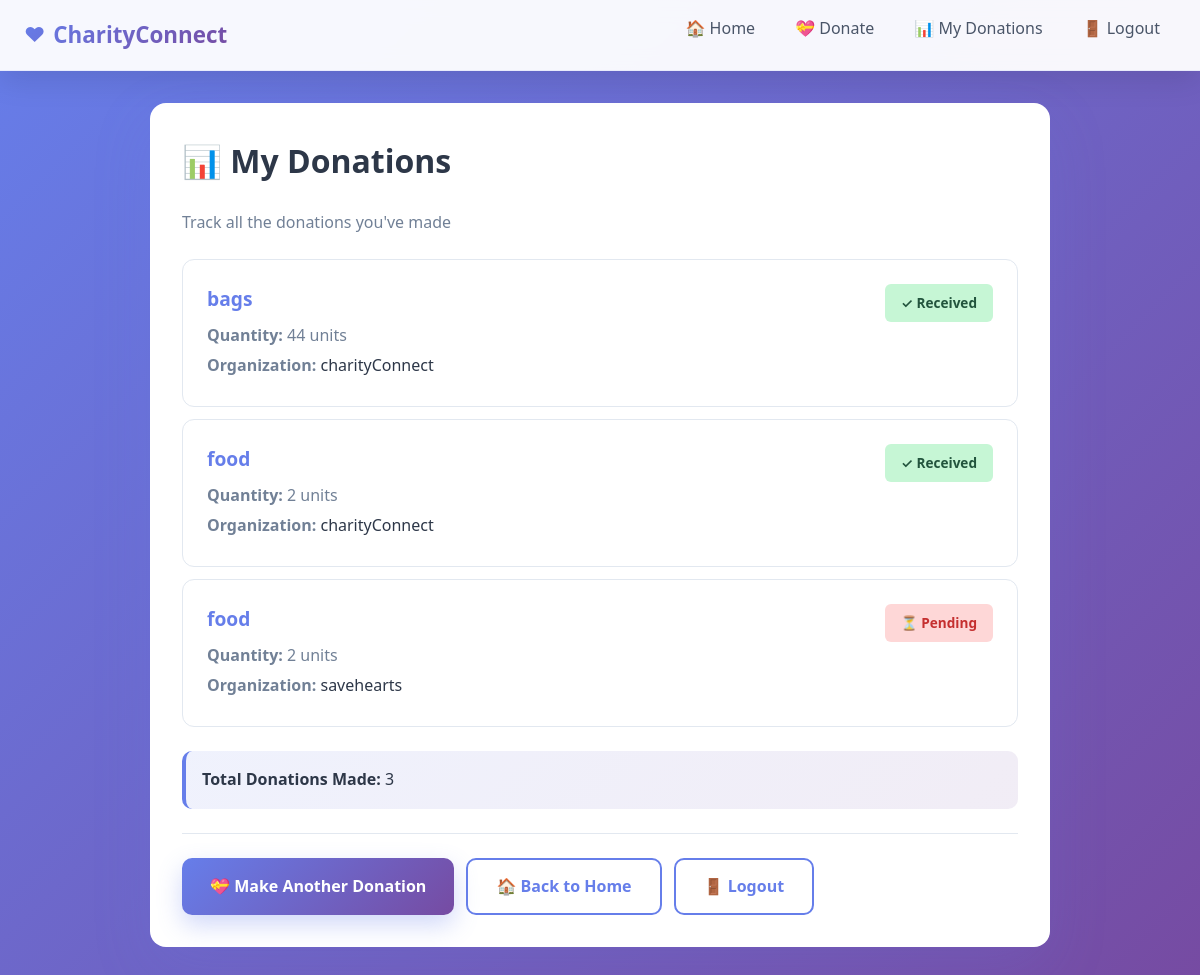
/donor_view (signed in), run on the app's committed database.
### models.py (models this page shows, shortened)
class Donation(db.Model):
    id = db.Column(db.Integer, primary_key=True)
    product_type = db.Column(db.String(100), nullable=False)
    quantity = db.Column(db.Integer, nullable=False)
    donor_id = db.Column(db.Integer, db.ForeignKey('user.id'), nullable=False)
    ngo_id = db.Column(db.Integer, db.ForeignKey('user.id'), nullable=False)
    status = db.Column(db.String(50), default='Pending')  # 'Pending' or 'Received'
    donor = db.relationship('User', foreign_keys=[donor_id])
    ngo = db.relationship('User', foreign_keys=[ngo_id])

class User(db.Model, UserMixin):
    id = db.Column(db.Integer, primary_key=True)
    username = db.Column(db.String(150), unique=True, nullable=False)
    email = db.Column(db.String(150), unique=True, nullable=False)
    password_hash = db.Column(db.String(128), nullable=False)
    role = db.Column(db.String(50), nullable=False)  # 'donor' or 'ngo'

### app.py (the view)
@app.route('/donor_view')
@login_required
def donor_view():
    if current_user.role != 'donor':
        return jsonify({'error': 'Only donors can view their donations'}), 403
    donations = Donation.query.filter_by(donor_id=current_user.id).all()
    return render_template('donor_view.html', donations=donations)

### app.py (called while the page is built)
@login_manager.user_loader
def load_user(user_id):
    return User.query.get(int(user_id))

### templates/donor_view.html (shortened to what this page needs)
<!DOCTYPE html>
<html lang="en">
<head>
    <link rel="stylesheet" href="{{ url_for('static', filename='style.css') }}">
</head>
<body>
    <nav class="navbar">
        <div class="nav-inner">
            <a class="brand" href="{{ url_for('index') }}">CharityConnect</a>
            <ul class="nav-links">
                <li><a href="{{ url_for('index') }}">🏠 Home</a></li>
                <li><a href="{{ url_for('donate') }}">💝 Donate</a></li>
                <li><a href="{{ url_for('donor_view') }}">📊 My Donations</a></li>
                <li><a href="{{ url_for('logout') }}">🚪 Logout</a></li>
            </ul>
        </div>
    </nav>
    <div class="container">
        <h1>📊 My Donations</h1>
        <p style="color: #718096; margin-bottom: 24px;">Track all the donations you've made</p>
        {% if donations and donations|length > 0 %}
        <div style="display: grid; gap: 12px; margin-bottom: 24px;">
            {% for donation in donations %}
            <div class="card" style="margin-bottom: 0;">
                <div style="display: flex; justify-content: space-between; align-items: start;">
                    <div style="flex: 1;">
                        <h3 style="margin-bottom: 8px; color: #667eea;">{{ donation.product_type }}</h3>
                        <p style="margin: 4px 0; color: #718096;">
                            <strong>Quantity:</strong> {{ donation.quantity }} units
                        </p>
                        <p style="margin: 4px 0; color: #718096;">
                            <strong>Organization:</strong> <span style="color: #2d3748;">{{ donation.ngo.username }}</span>
                        </p>
                    </div>
                    <span style="display: inline-block; padding: 8px 16px; border-radius: 6px; font-size: 0.85rem; font-weight: 600; white-space: nowrap;
                        {% if donation.status == 'Pending' %}
                        background: #fed7d7; color: #c53030;
                        {% else %}
                        background: #c6f6d5; color: #22543d;
                        {% endif %}
                    ">
                        {% if donation.status == 'Pending' %}⏳{% else %}✓{% endif %} {{ donation.status }}
                    </span>
                </div>
            </div>
            {% endfor %}
        </div>
        <div style="background: linear-gradient(135deg, rgba(102, 126, 234, 0.1) 0%, rgba(118, 75, 162, 0.1) 100%); padding: 16px; border-radius: 10px; border-left: 4px solid #667eea; margin-bottom: 24px;">
            <p style="margin: 0; color: #2d3748;">
                <strong>Total Donations Made:</strong> {{ donations|length }}
            </p>
        </div>
        {% else %}
        <div class="note">
            📭 You haven't made any donations yet.
            <a href="/donate">💝 Make your first donation</a> and change someone's life!
        </div>
        {% endif %}
        <hr style="margin: 24px 0; border: none; border-top: 1px solid #e2e8f0;">
        <div style="display: flex; gap: 12px; flex-wrap: wrap;">
            <a href="/donate" class="btn">💝 Make Another Donation</a>
            <a href="{{ url_for('index') }}" class="btn btn-outline">🏠 Back to Home</a>
            <a href="/logout" class="btn btn-outline">🚪 Logout</a>
        </div>
    </div>
</body>
</html>

### static/style.css (style rules this page uses)
* { margin: 0; padding: 0; box-sizing: border-box; }
body { font-family: 'Segoe UI', Roboto, 'Helvetica Neue', -apple-system, sans-serif; background: linear-gradient(135deg, #667eea 0%, #764ba2 100%); min-height: 100vh; color: #2d3748; line-height: 1.6; }
.navbar { background: rgba(255, 255, 255, 0.95); backdrop-filter: blur(10px); border-bottom: 1px solid rgba(102, 126, 234, 0.1); position: sticky; top: 0; z-index: 50; box-shadow: 0 10px 30px rgba(0, 0, 0, 0.1); }
.nav-inner { max-width: 1200px; margin: 0 auto; display: flex; align-items: center; justify-content: space-between; padding: 16px 24px; }
.brand { font-weight: 800; background: linear-gradient(135deg, #667eea 0%, #764ba2 100%); -webkit-background-clip: text; -webkit-text-fill-color: transparent; background-clip: text; font-size: 1.4rem; text-decoration: none; display: flex; align-items: center; gap: 8px; }
.brand::before { content: '❤'; font-size: 1.3rem; }
.nav-links { list-style: none; display: flex; gap: 8px; align-items: center; }
.nav-links a { color: #4a5568; text-decoration: none; padding: 10px 16px; border-radius: 8px; font-weight: 500; transition: all 0.3s ease; position: relative; }
.nav-links a::after { content: ''; position: absolute; bottom: 0; left: 50%; width: 0; height: 2px; background: linear-gradient(135deg, #667eea 0%, #764ba2 100%); transition: all 0.3s ease; transform: translateX(-50%); }
.container { background: white; padding: 32px; border-radius: 16px; box-shadow: 0 20px 60px rgba(102, 126, 234, 0.15); max-width: 900px; margin: 32px auto; animation: fadeIn 0.6s ease; }
.card { background: white; border-radius: 12px; padding: 24px; border: 1px solid #e2e8f0; transition: all 0.3s ease; margin-bottom: 16px; }
ul, ol { padding-left: 24px; }
ul li, ol li { margin-bottom: 12px; color: #4a5568; }
a { color: #667eea; text-decoration: none; transition: all 0.3s ease; font-weight: 500; }
h1, h2, h3 { color: #2d3748; margin-bottom: 16px; font-weight: 700; }
h1 { font-size: 2rem; margin-bottom: 24px; }
h3 { font-size: 1.2rem; }
p { color: #4a5568; margin-bottom: 12px; }
.btn { padding: 14px 28px; background: linear-gradient(135deg, #667eea 0%, #764ba2 100%); color: white; border-radius: 10px; text-decoration: none; border: none; font-weight: 600; cursor: pointer; transition: all 0.3s ease; display: inline-flex; align-items: center; justify-content: center; gap: 8px; font-size: 1rem; box-shadow: 0 10px 25px rgba(102, 126, 234, 0.3); }
.btn-outline { background: transparent; color: #667eea; border: 2px solid #667eea; box-shadow: none; }

### data on the page
Donation: product_type "bags", quantity "44", ngo.username "charityConnect", status "Received"
Donation: product_type "food", quantity "2", ngo.username "charityConnect", status "Received"
Donation: product_type "food", quantity "2", ngo.username "savehearts", status "Pending"

### other printed values
{{ donations|length }} "3"
